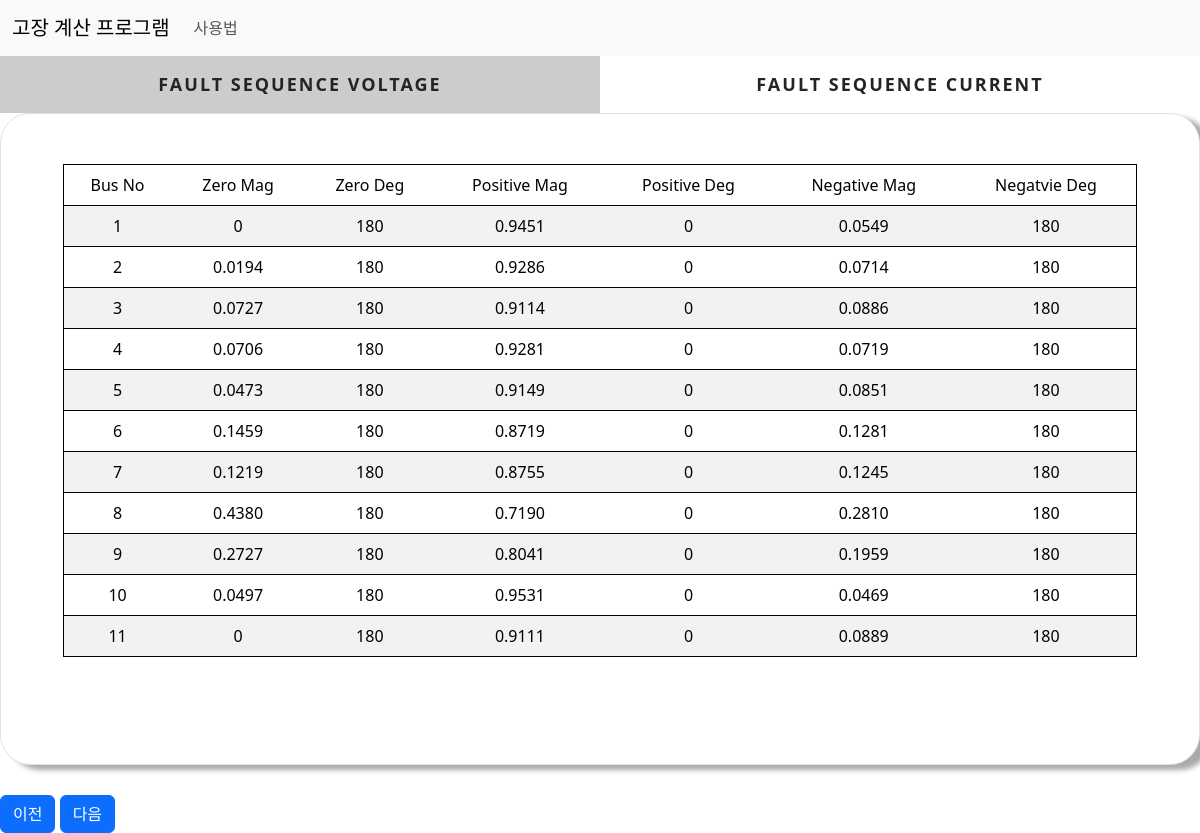
Before: /sequence/ with the older database file.
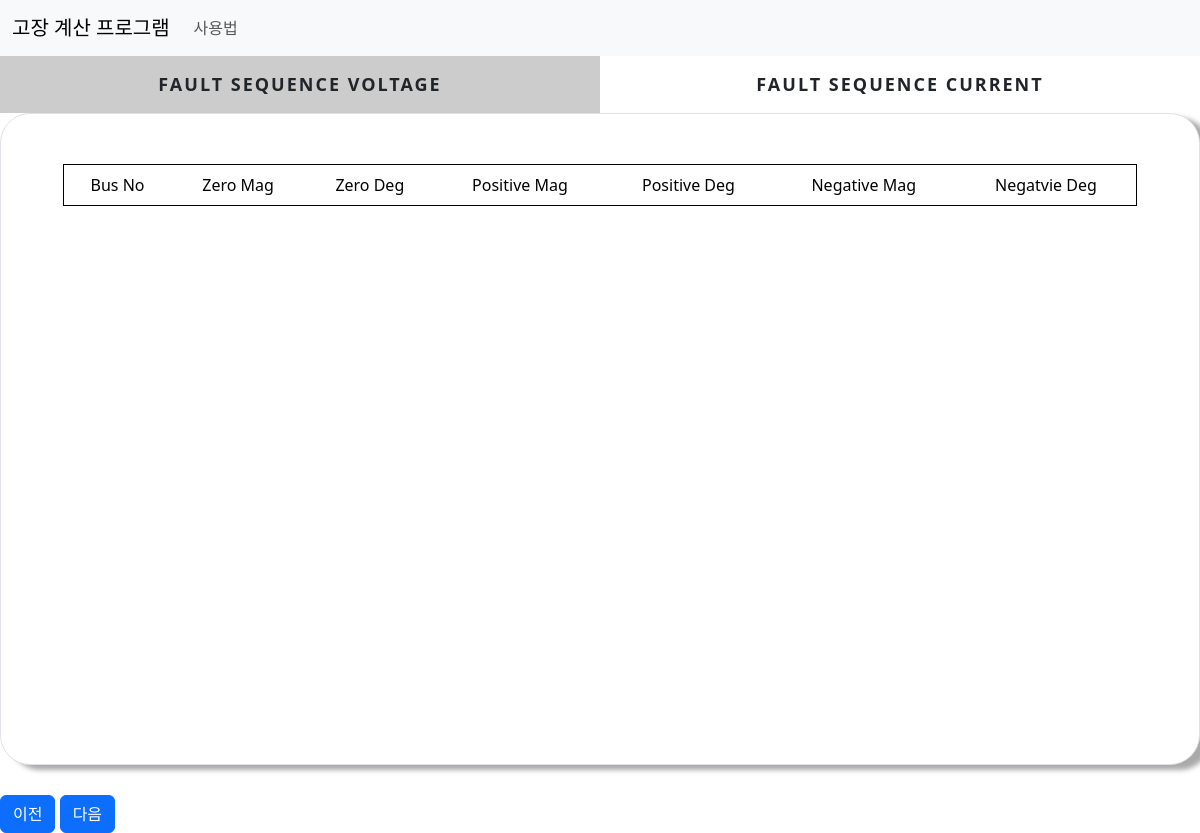
After: the same page with the newer database file.
### cal/models.py (models this page shows)
class OthersequenceV(models.Model):
    Bus_No = models.SmallIntegerField()
    Phase_A_Mag = models.FloatField()
    Phase_A_Deg = models.FloatField()
    Phase_B_Mag = models.FloatField()
    Phase_B_Deg = models.FloatField()
    Phase_C_Mag = models.FloatField()
    Phase_C_Deg = models.FloatField()

### cal/views.py (the view)
# urls.py: path('sequence/', views.sequence,name='sequence'),
def sequence(request):
    sequencev = OthersequenceV.objects.all()
    sequencei = OthersequenceI.objects.all()
    return render(request, 'cal/sequence.html',context={'sequencev':sequencev,'sequencei':sequencei})

### cal/templates/cal/sequence.html (shortened to what this page needs)
{% extends './base.html'%}
{% load static %}
{% block content %}
<div class="main">
    <div class="tab other">
      <label for="tab-1">Fault Sequence Voltage</label>
      <label for="tab-2">Fault Sequence Current</label>
    </div>
    <div class="content">
      <div class="content-dis">
        <div class="border">
          <div class="container  fault">
            <table class="table table-striped">
              <thead>
                <tr>
                  <td>Bus No</td>
                  <td>Zero Mag</td>
                  <td>Zero Deg</td>
                  <td>Positive Mag</td>
                  <td>Positive Deg</td>
                  <td>Negative Mag</td>
                  <td>Negatvie Deg</td>
                </tr>
              </thead>
              <tbody>
                {% for sequencev in sequencev %}
                <tr>
                  <td>{{sequencev.Bus_No}}</td>
                  <td>{{sequencev.Phase_A_Mag|floatformat:-4}}</td>
                  <td>{{sequencev.Phase_A_Deg|floatformat:-4}}</td>
                  <td>{{sequencev.Phase_B_Mag|floatformat:-4}}</td>
                  <td>{{sequencev.Phase_B_Deg|floatformat:-4}}</td>
                  <td>{{sequencev.Phase_C_Mag|floatformat:-4}}</td>
                  <td>{{sequencev.Phase_C_Deg|floatformat:-4}}</td>
                </tr>
                {% endfor %}
              </tbody>
            </table>
          </div>
        </div>
      </div>
    </div>
  </div>
  <a class="btn btn-primary" href="{% url 'zbus' %}">이전</a>
  <a class="btn btn-primary" href="{% url 'phase' %}">다음</a>
{% endblock content%}

Changed rows visible on the page:
removed OthersequenceV: Bus_No "1", Phase_A_Mag "0", Phase_A_Deg "180", Phase_B_Mag "0.9451", Phase_B_Deg "0", Phase_C_Mag "0.0549", Phase_C_Deg "180"
removed OthersequenceV: Bus_No "2", Phase_A_Mag "0.0194", Phase_A_Deg "180", Phase_B_Mag "0.9286", Phase_B_Deg "0", Phase_C_Mag "0.0714", Phase_C_Deg "180"
removed OthersequenceV: Bus_No "3", Phase_A_Mag "0.0727", Phase_A_Deg "180", Phase_B_Mag "0.9114", Phase_B_Deg "0", Phase_C_Mag "0.0886", Phase_C_Deg "180"
removed OthersequenceV: Bus_No "4", Phase_A_Mag "0.0706", Phase_A_Deg "180", Phase_B_Mag "0.9281", Phase_B_Deg "0", Phase_C_Mag "0.0719", Phase_C_Deg "180"
removed OthersequenceV: Bus_No "5", Phase_A_Mag "0.0473", Phase_A_Deg "180", Phase_B_Mag "0.9149", Phase_B_Deg "0", Phase_C_Mag "0.0851", Phase_C_Deg "180"
removed OthersequenceV: Bus_No "6", Phase_A_Mag "0.1459", Phase_A_Deg "180", Phase_B_Mag "0.8719", Phase_B_Deg "0", Phase_C_Mag "0.1281", Phase_C_Deg "180"
removed OthersequenceV: Bus_No "7", Phase_A_Mag "0.1219", Phase_A_Deg "180", Phase_B_Mag "0.8755", Phase_B_Deg "0", Phase_C_Mag "0.1245", Phase_C_Deg "180"
removed OthersequenceV: Bus_No "8", Phase_A_Mag "0.4380", Phase_A_Deg "180", Phase_B_Mag "0.7190", Phase_B_Deg "0", Phase_C_Mag "0.2810", Phase_C_Deg "180"
removed OthersequenceV: Bus_No "9", Phase_A_Mag "0.2727", Phase_A_Deg "180", Phase_B_Mag "0.8041", Phase_B_Deg "0", Phase_C_Mag "0.1959", Phase_C_Deg "180"
removed OthersequenceV: Bus_No "10", Phase_A_Mag "0.0497", Phase_A_Deg "180", Phase_B_Mag "0.9531", Phase_B_Deg "0", Phase_C_Mag "0.0469", Phase_C_Deg "180"
removed OthersequenceV: Bus_No "11", Phase_A_Mag "0", Phase_A_Deg "180", Phase_B_Mag "0.9111", Phase_B_Deg "0", Phase_C_Mag "0.0889", Phase_C_Deg "180"
